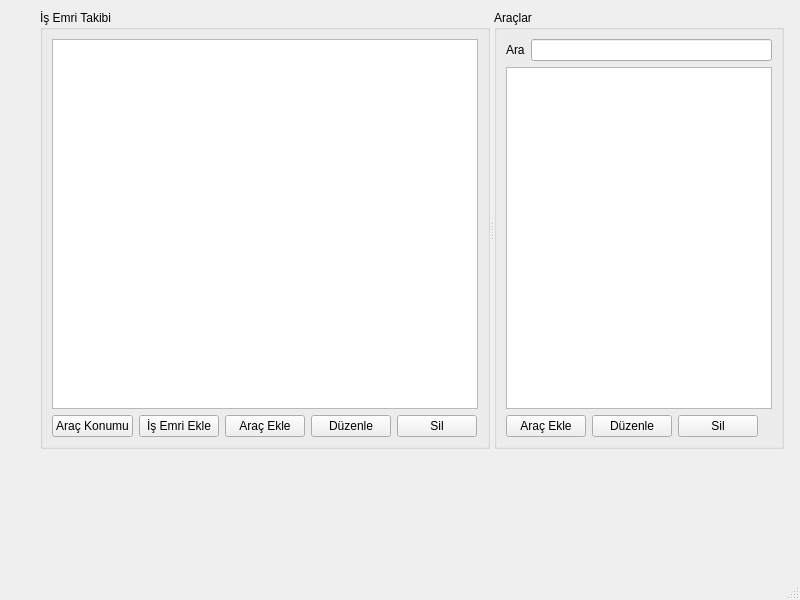
<?xml version="1.0" encoding="UTF-8"?>
<ui version="4.0">
 <class>MW</class>
 <widget class="QMainWindow" name="MW">
  <property name="geometry">
   <rect>
    <x>0</x>
    <y>0</y>
    <width>800</width>
    <height>600</height>
   </rect>
  </property>
  <property name="windowTitle">
   <string>MainWindow</string>
  </property>
  <widget class="QWidget" name="centralwidget">
   <widget class="QSplitter" name="splitter">
    <property name="geometry">
     <rect>
      <x>40</x>
      <y>10</y>
      <width>744</width>
      <height>439</height>
     </rect>
    </property>
    <property name="orientation">
     <enum>Qt::Horizontal</enum>
    </property>
    <widget class="QGroupBox" name="groupBox">
     <property name="title">
      <string>İş Emri Takibi</string>
     </property>
     <layout class="QVBoxLayout" name="verticalLayout">
      <item>
       <widget class="QTreeView" name="projectsView">
        <property name="sortingEnabled">
         <bool>true</bool>
        </property>
       </widget>
      </item>
      <item>
       <layout class="QHBoxLayout" name="horizontalLayout">
        <item>
         <widget class="QPushButton" name="addCompany">
          <property name="text">
           <string>Araç Konumu</string>
          </property>
         </widget>
        </item>
        <item>
         <widget class="QPushButton" name="addProject">
          <property name="text">
           <string>İş Emri Ekle</string>
          </property>
         </widget>
        </item>
        <item>
         <widget class="QPushButton" name="addMember">
          <property name="text">
           <string>Araç Ekle</string>
          </property>
         </widget>
        </item>
        <item>
         <widget class="QPushButton" name="editProject">
          <property name="text">
           <string>Düzenle</string>
          </property>
         </widget>
        </item>
        <item>
         <widget class="QPushButton" name="removeProject">
          <property name="text">
           <string>Sil</string>
          </property>
         </widget>
        </item>
        <item>
         <spacer name="horizontalSpacer">
          <property name="orientation">
           <enum>Qt::Horizontal</enum>
          </property>
          <property name="sizeHint" stdset="0">
           <size>
            <width>40</width>
            <height>20</height>
           </size>
          </property>
         </spacer>
        </item>
       </layout>
      </item>
     </layout>
    </widget>
    <widget class="QGroupBox" name="groupBox_2">
     <property name="title">
      <string>Araçlar</string>
     </property>
     <layout class="QVBoxLayout" name="verticalLayout_2">
      <item>
       <layout class="QHBoxLayout" name="horizontalLayout_3">
        <item>
         <widget class="QLabel" name="label">
          <property name="text">
           <string>Ara</string>
          </property>
         </widget>
        </item>
        <item>
         <widget class="QLineEdit" name="searchEdit"/>
        </item>
       </layout>
      </item>
      <item>
       <widget class="QTreeView" name="personsView">
        <property name="rootIsDecorated">
         <bool>false</bool>
        </property>
        <property name="sortingEnabled">
         <bool>true</bool>
        </property>
       </widget>
      </item>
      <item>
       <layout class="QHBoxLayout" name="horizontalLayout_2">
        <item>
         <widget class="QPushButton" name="addPerson">
          <property name="text">
           <string>Araç Ekle</string>
          </property>
         </widget>
        </item>
        <item>
         <widget class="QPushButton" name="editPerson">
          <property name="text">
           <string>Düzenle</string>
          </property>
         </widget>
        </item>
        <item>
         <widget class="QPushButton" name="removePerson">
          <property name="text">
           <string>Sil</string>
          </property>
         </widget>
        </item>
        <item>
         <spacer name="horizontalSpacer_2">
          <property name="orientation">
           <enum>Qt::Horizontal</enum>
          </property>
          <property name="sizeHint" stdset="0">
           <size>
            <width>40</width>
            <height>20</height>
           </size>
          </property>
         </spacer>
        </item>
       </layout>
      </item>
     </layout>
    </widget>
   </widget>
  </widget>
  <widget class="QMenuBar" name="menubar">
   <property name="geometry">
    <rect>
     <x>0</x>
     <y>0</y>
     <width>800</width>
     <height>21</height>
    </rect>
   </property>
  </widget>
  <widget class="QStatusBar" name="statusbar"/>
 </widget>
 <resources/>
 <connections/>
</ui>
